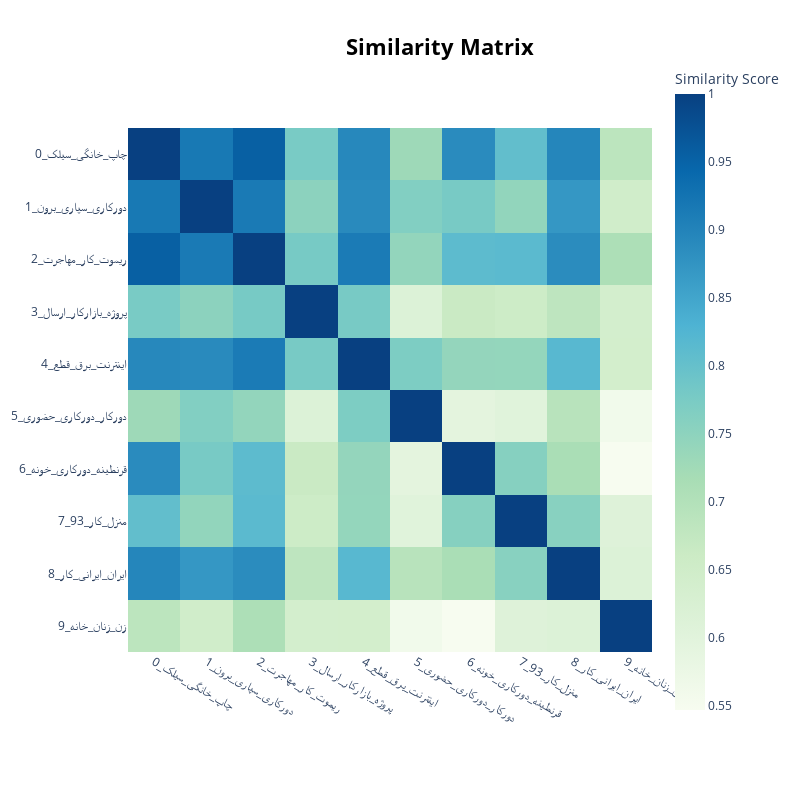

The code cell stored with this chart in its notebook:
### Code cell
topic_model.visualize_heatmap()

### Figure 1 — Plotly figure (JSON) as saved in the notebook; plotly's stock layout.template omitted (floating-point values rounded to 4 significant figures)
{"data": [{"coloraxis": "coloraxis", "hovertemplate": "x: %{x}<br>y: %{y}<br>Similarity Score: %{z}<extra></extra>", "name": "0", "type": "heatmap", "x": ["0_چاپ_خانگی_سیلک", "1_دورکاری_سپاری_برون", "2_ریموت_کار_مهاجرت", "3_پروژه_بازارکار_ارسال", "4_اینترنت_برق_قطع", "5_دورکار_دورکاری_حضوری", "6_قرنطینه_دورکاری_خونه", "7_منزل_کار_93", "8_ایران_ایرانی_کار", "9_زن_زنان_خانه"], "xaxis": "x", "y": ["0_چاپ_خانگی_سیلک", "1_دورکاری_سپاری_برون", "2_ریموت_کار_مهاجرت", "3_پروژه_بازارکار_ارسال", "4_اینترنت_برق_قطع", "5_دورکار_دورکاری_حضوری", "6_قرنطینه_دورکاری_خونه", "7_منزل_کار_93", "8_ایران_ایرانی_کار", "9_زن_زنان_خانه"], "yaxis": "y", "z": [[1.0, 0.917, 0.9549, 0.7758, 0.8932, 0.7288, 0.8882, 0.8043, 0.8968, 0.6846], [0.917, 1, 0.9149, 0.752, 0.8898, 0.7649, 0.7774, 0.7445, 0.8708, 0.6481], [0.9549, 0.9149, 1.0, 0.7781, 0.9128, 0.7434, 0.8112, 0.8134, 0.886, 0.7083], [0.7758, 0.752, 0.7781, 1.0, 0.7776, 0.6138, 0.6636, 0.6561, 0.6826, 0.6396], [0.8932, 0.8898, 0.9128, 0.7776, 1.0, 0.771, 0.7421, 0.7414, 0.8178, 0.6408], [0.7288, 0.7649, 0.7434, 0.6138, 0.771, 1.0, 0.5942, 0.6033, 0.6919, 0.5607], [0.8882, 0.7774, 0.8112, 0.6636, 0.7421, 0.5942, 1.0, 0.7596, 0.7135, 0.5467], [0.8043, 0.7445, 0.8134, 0.6561, 0.7414, 0.6033, 0.7596, 1, 0.7566, 0.6097], [0.8968, 0.8708, 0.886, 0.6826, 0.8178, 0.6919, 0.7135, 0.7566, 1.0, 0.6133], [0.6846, 0.6481, 0.7083, 0.6396, 0.6408, 0.5607, 0.5467, 0.6097, 0.6133, 1.0]]}], "layout": {"coloraxis": {"colorbar": {"title": {"text": "Similarity Score"}}, "colorscale": [[0, "rgb(247,252,240)"], [0.125, "rgb(224,243,219)"], [0.25, "rgb(204,235,197)"], [0.375, "rgb(168,221,181)"], [0.5, "rgb(123,204,196)"], [0.625, "rgb(78,179,211)"], [0.75, "rgb(43,140,190)"], [0.875, "rgb(8,104,172)"], [1, "rgb(8,64,129)"]]}, "height": 800, "hoverlabel": {"bgcolor": "white", "font": {"family": "Rockwell", "size": 16}}, "legend": {"title": {"text": "Trend"}}, "margin": {"t": 60}, "showlegend": true, "title": {"font": {"color": "Black", "size": 22}, "text": "<b>Similarity Matrix", "x": 0.55, "xanchor": "center", "y": 0.95, "yanchor": "top"}, "width": 800, "xaxis": {"anchor": "y", "constrain": "domain", "domain": [0, 1], "scaleanchor": "y"}, "yaxis": {"anchor": "x", "autorange": "reversed", "constrain": "domain", "domain": [0, 1]}}}
